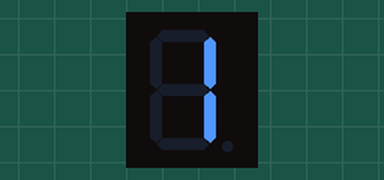
Bench run of a sketch on a simulated Arduino Uno, built with avr-gcc and run on an emulated ATmega328P. Parts: 1-digit seven-segment display. Wiring (inferred from the names in the program): 1-digit 7-segment display, segments lit when LOW: segments pin 7, pin 6, pin 10, pin 9, pin 8, pin 5, pin 4. The segment pins are drawn as the display they are named for.

Above: at 0.1 s.
At 1.1 s:
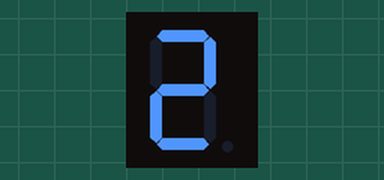
At 2.1 s:
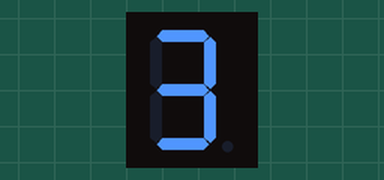
At 4.1 s:
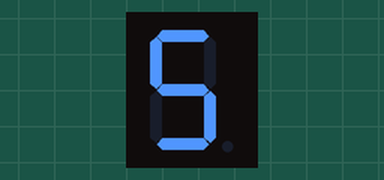
At 6.1 s:
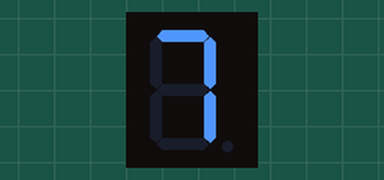
At 9.1 s:
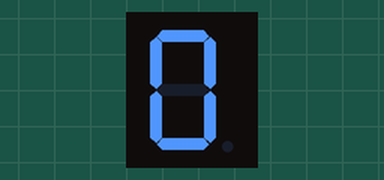

Measured:
- by itself, everything shown: repeats every 10.0 s, in 10 steps
- what the display in image 1 shows lasts 1.0 s, from 1.0 s to 2.0 s

The sketch:

Single_seven_seg.ino
```cpp
int a=7; int b=6; int c=10; int d=9; int e=8; int f=5; int g=4;
void setup() {
 pinMode(a, OUTPUT);
 pinMode(b,OUTPUT);
 pinMode(c,OUTPUT);
 pinMode(d, OUTPUT);
 pinMode(e,OUTPUT);
 pinMode(f,OUTPUT);
 pinMode(g,OUTPUT);

}

void loop() {
 digitalWrite(a,HIGH);digitalWrite(d,HIGH);digitalWrite(e,HIGH);digitalWrite(f,HIGH);digitalWrite(g,HIGH);
digitalWrite(b,LOW);digitalWrite(c,LOW); //ONE
delay(1000);
digitalWrite(c,HIGH);digitalWrite(f,HIGH);
digitalWrite(a,LOW);digitalWrite(b,LOW);digitalWrite(g,LOW);digitalWrite(e,LOW);digitalWrite(d,LOW); //TWO
delay(1000);
digitalWrite(e,HIGH);digitalWrite(f,HIGH);
digitalWrite(a,LOW);digitalWrite(b,LOW);digitalWrite(g,LOW);digitalWrite(c,LOW);digitalWrite(d,LOW); //THREE
delay(1000);
digitalWrite(a,HIGH);digitalWrite(d,HIGH);digitalWrite(e,HIGH);
digitalWrite(f,LOW);digitalWrite(g,LOW);digitalWrite(c,LOW);digitalWrite(b,LOW); //FOUR
delay(1000);
digitalWrite(b,HIGH);digitalWrite(e,HIGH);
digitalWrite(a,LOW);digitalWrite(f,LOW);digitalWrite(g,LOW);digitalWrite(c,LOW);digitalWrite(d,LOW); //FIVE
delay(1000);
digitalWrite(a,HIGH);digitalWrite(b,HIGH);
digitalWrite(f,LOW);digitalWrite(e,LOW);digitalWrite(g,LOW);digitalWrite(c,LOW);digitalWrite(d,LOW); //SIX
delay(1000);
digitalWrite(d,HIGH);digitalWrite(e,HIGH);digitalWrite(f,HIGH);digitalWrite(g,HIGH);
digitalWrite(a,LOW);digitalWrite(b,LOW);digitalWrite(c,LOW); //SEVEN
delay(1000);

digitalWrite(a,LOW);digitalWrite(b,LOW);digitalWrite(g,LOW);digitalWrite(e,LOW);digitalWrite(d,LOW);digitalWrite(c,LOW);digitalWrite(f,LOW); //EIGHT
delay(1000);
digitalWrite(d,HIGH);digitalWrite(e,HIGH);
digitalWrite(a,LOW);digitalWrite(b,LOW);digitalWrite(g,LOW);digitalWrite(f,LOW);digitalWrite(c,LOW); //NINE
delay(1000);
digitalWrite(g,HIGH);
digitalWrite(a,LOW);digitalWrite(b,LOW);digitalWrite(e,LOW);digitalWrite(d,LOW);digitalWrite(c,LOW);digitalWrite(f,LOW); //ZERO
delay(1000);

}
```
